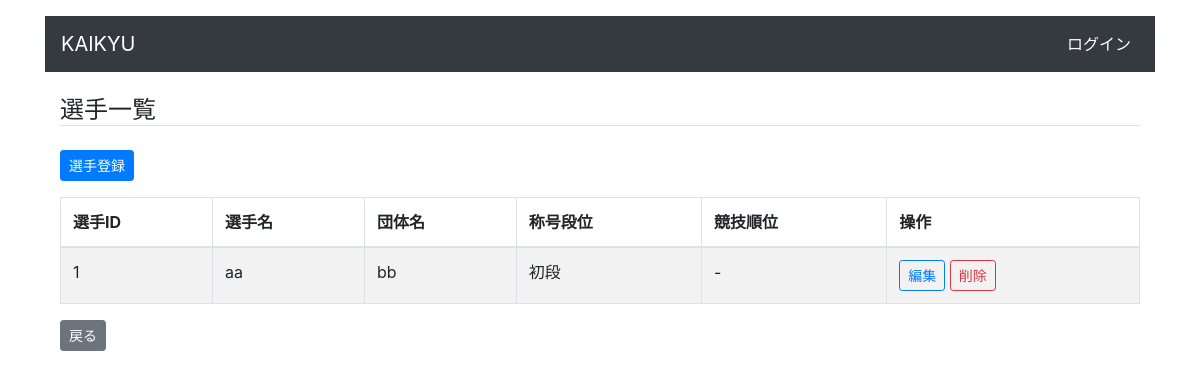
Page /hit_record_app/player_list/1 on the earlier database version.
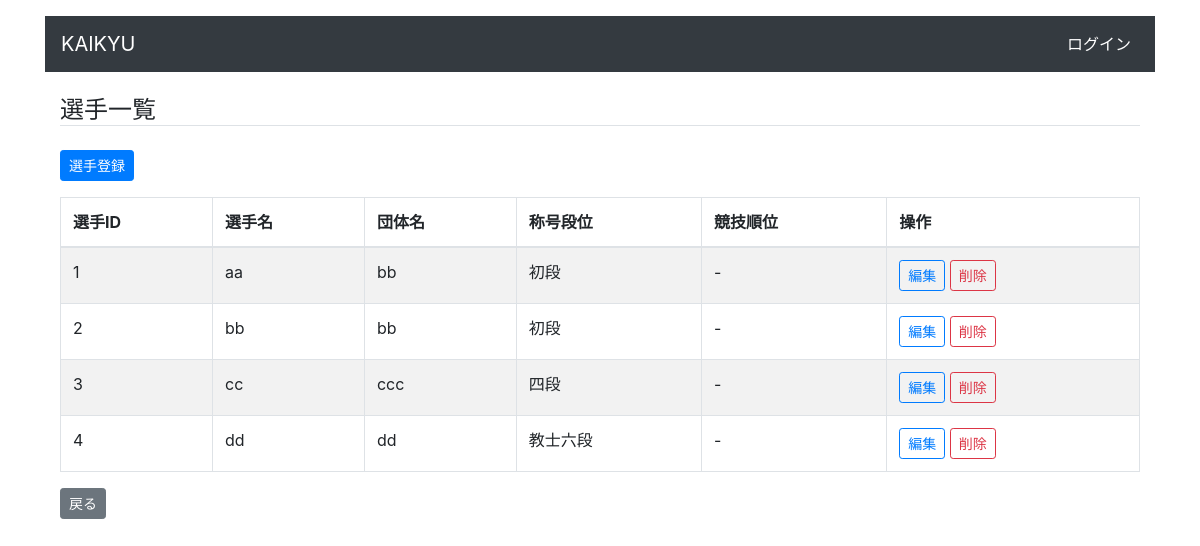
Same page on the later database version.
### hit_record_app/models.py (models this page shows, shortened)
class Player(models.Model):
    DAN_CHOICES = [
        ("初段", "初段"),
        ("弐段", "弐段"),
        ("参段", "参段"),
        ("四段", "四段"),
        ("五段", "五段"),
        ("錬士五段", "錬士五段"),
        ("錬士六段", "錬士六段"),
        ("教士六段", "教士六段"),
        ("教士七段", "教士七段"),
        ("教士八段", "教士八段"),
        ("範士八段", "範士八段")
    ]
    competition = models.ForeignKey(
        Competition, verbose_name='大会', on_delete=models.CASCADE)
    name = models.CharField('選手名', max_length=255)
    team_name = models.CharField('団体名', max_length=255)
    dan = models.CharField('称号段位', max_length=255, choices=DAN_CHOICES)
    rank = models.CharField('順位', max_length=255)

### hit_record_app/views.py (the view)
# urls.py: path('player_list/<int:competition_id>',
def player_list(request, competition_id):
    players = Player.objects.filter(
        competition_id=competition_id).values()
    return render(request, 'hit_record_app/player_list.html', {'players': players, 'competition_id': competition_id})

### hit_record_app/templates/hit_record_app/player_list.html
{% extends "hit_record_app/base.html" %}
{% block content %}
<h4 class="mt-4 border-bottom">選手一覧</h4>
<a href="{% url 'hit_record_app:add_player' competition_id=competition_id %}" class="btn btn-primary btn-sm my-3">選手登録</a>
<table class="table table-striped table-bordered">
  <thead>
    <tr>
      <th scope="col">選手ID</th>
      <th scope="col">選手名</th>
      <th scope="col">団体名</th>
      <th scope="col">称号段位</th>
      <th scope="col">競技順位</th>
      <th scope="col">操作</th>
    </tr>
  </thead>
  <tbody>
    {% for player in players %}
    <tr>
      <td>{{ player.id }}</td>
      <td>
          {{ player.name }}
      </td>
      <td>{{ player.team_name }}</td>
      <td>{{ player.dan }}</td>
      <td>{{ player.rank }}</td>
      <td>
        <a href="{% url 'hit_record_app:edit_player' competition_id=competition_id player_id=player.id %}"
          class="btn btn-outline-primary btn-sm">
          編集
        </a>
        <a href="{% url 'hit_record_app:delete_player' competition_id=competition_id player_id=player.id %}"
          class="btn btn-outline-danger btn-sm">削除</a>
      </td>
    </tr>
    {% endfor %}
  </tbody>
</table>
<a href="{% url 'hit_record_app:match_list' competition_id=competition_id %}" class="btn btn-secondary btn-sm">戻る</a>
{% endblock content %}

### hit_record_app/templates/hit_record_app/base.html (shortened to what this page needs)
{% load i18n static %}
<!DOCTYPE html>{% get_current_language as LANGUAGE_CODE %}
<html lang="{{ LANGUAGE_CODE|default:"en-us" }}">
<head>
  <link rel="stylesheet" href="{% static 'hit_record_app/css/bootstrap.min.css' %}">
</head>
<body>
  <div class="container">
    <nav class="navbar navbar-expand-sm navbar-dark bg-dark mt-3 mb-3">
      <a class="navbar-brand" href="/hit_record_app/home/">KAIKYU</a>
      <div class="collapse navbar-collapse justify-content-end">
        <ul class="navbar-nav">
          {% if user.is_authenticated %}
            <li class="nav-item active">
              <a class="nav-link">ユーザ名：{{ user.get_username }}</a>
            </li>
            <li class="nav-item active">
              <a class="nav-link" href="/accounts/logout/">ログアウト</a>
            </li>
          {% else %}
            <li class="nav-item active">
              <a class="nav-link" href="/accounts/login/">ログイン</a>
            </li>
          {% endif %}
        </ul>
      </div>
    </nav>
    <div class="container">
      {% block content %}{% endblock %}
    </div>
</body>
</html>

Differences in the rows shown:
added Player: id "2", name "bb", team_name "bb", dan "初段", rank "-"
added Player: id "3", name "cc", team_name "ccc", dan "四段", rank "-"
added Player: id "4", name "dd", team_name "dd", dan "教士六段", rank "-"
